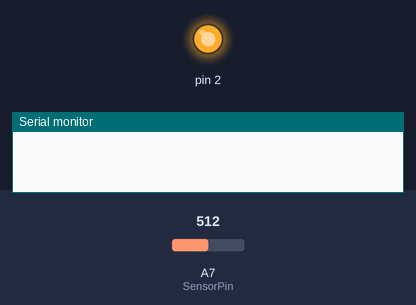
Bench run of a sketch on a simulated Arduino Nano, built with avr-gcc and run on an emulated ATmega328P. On the bench: output pins drawn as LEDs (lit = HIGH), the last lines printed to the serial monitor. The inputs (shaded band) are chosen by the test bench; at power-on: A7 (SensorPin) = 512.

Above: at 0.5 s.
At 5.2 s:
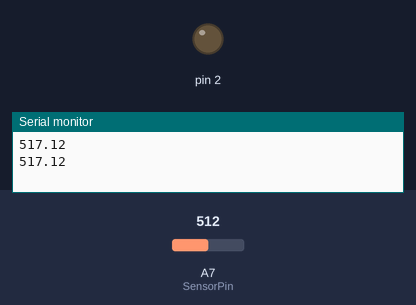
Timing chart, 0 to 7.2 s (numbered marks = the images above):
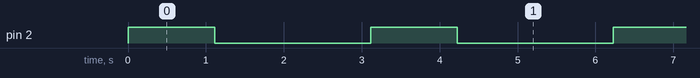

The sketch:

Hygrometer.ino
```cpp
/*
 Soil Moisture Sensor
 modified on 21 Feb 2019
 by Saeed Hosseini @ Electropeak
 https://electropeak.com/learn/
*/
#define SensorPin A7
int maxHygrometer = 1006;
int minHygrometer = 283;
float sensorValue = 0;


void setup() {
 Serial.begin(9600);
 pinMode(2, OUTPUT);
}


void loop() {
 digitalWrite(2, HIGH);
 delay(1000);
 sensorValue = 0;
 for (int i = 0; i <= 100; i++)
 {
   sensorValue = sensorValue + analogRead(SensorPin);
   delay(1);
 }
 sensorValue = sensorValue/100.0;
 Serial.println(sensorValue);
 digitalWrite(2, LOW);
 delay(2000);

// float sensorReading =  analogRead(SensorPin);
// float HGoutput = ((sensorReading - minHygrometer) / (maxHygrometer - minHygrometer)) * 100.0;
// Serial.println(HGoutput);
// Serial.println(sensorReading);
// digitalWrite(2, LOW);
// delay(1000);

}


//Serial.println(analogRead(SensorPin));
```

Measured:
- by itself, pin 2: alternates HIGH for 1.1 s and LOW for 2.0 s
